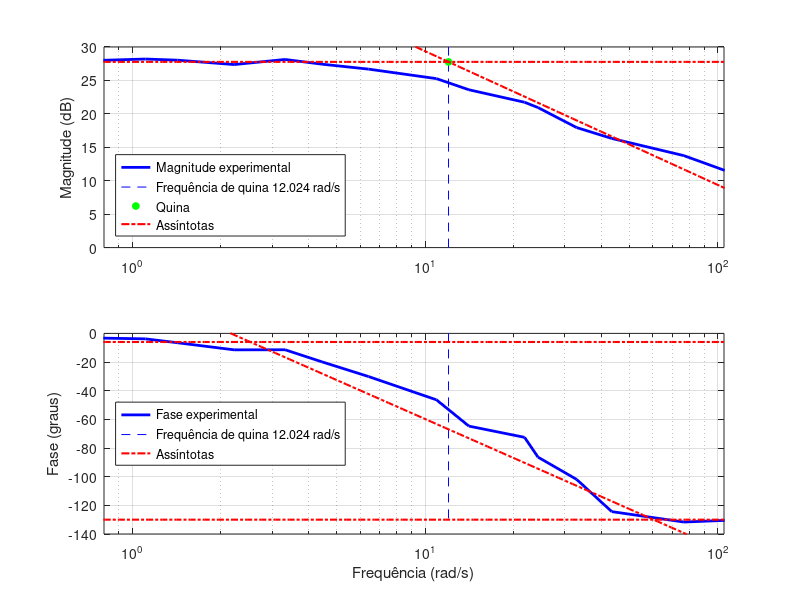

Here is the MATLAB script that generated this plot:
close all;
clear all;

M = [3.7 4.87 6.55 7.9 11.14 12.21 15.138 18.34 21.60 23.52 25.51 23.36 25.2 25.7 24.97 26.00];
freqs = [25 17.5 10 7.5 6 5 3.5 2.5 1.5 1 0.75 0.5 0.35 0.25 0.175 0.1] * 2 * pi;
dt = [0.0210 0.030 0.05 0.054 0.062 0.0579 0.08 0.0740 0.082 0.078 0.06 0.09 0.08 0.06 0.077 0.009]/(2*pi);
freqsReais = [17.25 12.19 6.91 5.24 3.87 3.48 2.247 1.74 1.02 0.707 0.529 0.3544 0.227 0.1762 0.1137 0.07 ]*(2*pi);
G = 20*log10(M);
fase =(dt.*freqsReais)*360;

#freqQuina = 21.685;
freqQuina = 12.024;
magK =27.7711526;

freq_asint_m = logspace(log10(min(freqsReais)), log10(max(freqsReais)), 100);
mag_asint_low = magK * ones(size(freq_asint_m));  % Assíntota reta
mag_asint_high = magK - 20 * (log10(freq_asint_m) - log10(freqQuina));  % Assíntota do primeiro polo (trocar descrescimento/década caso for utilizar superamortecido)

fase_asint_low = -6*ones(size(freq_asint_m));  % Assíntota de baixa frequência (-3 graus)
fase_asint_high = -130 * ones(size(freq_asint_m));  % Assíntota de alta frequência (-130 graus)
fase_asint_mid = -90 * (log10(freq_asint_m) - log10(2.1685)); % Assintota do meio

subplot(2,1,1);
semilogx(freqsReais, G,'b', 'LineWidth', 2);
hold on;
plot([freqQuina,freqQuina],[0 30], 'b--');
semilogx(freqQuina,magK, 'go', 'MarkerSize', 5, 'MarkerFaceColor', 'g');
semilogx(freq_asint_m, mag_asint_low, 'r-.', 'LineWidth', 1.5);
semilogx(freq_asint_m, mag_asint_high, 'r-.', 'LineWidth', 1.5);
hold off;
% xlabel("Frequência (rad/s)");
ylabel("Magnitude (dB)");
grid on
xlim([.8 105])
ylim([0 30]);
legend("Magnitude experimental", "Frequência de quina 12.024 rad/s", "Quina" , "Assíntotas");
legend("Location", "southwest");

##ax=
subplot(2,1,2);
semilogx(freqsReais,-fase,'b', 'LineWidth', 2);
hold on;
##semilogx(freqQuina,-90, 'go', 'MarkerSize', 5, 'MarkerFaceColor', 'g');
plot([freqQuina,freqQuina],[0 -130], 'b--');
semilogx(freq_asint_m, fase_asint_low, 'r-.', 'LineWidth', 1.5);  % Assíntota de baixa frequência
semilogx(freq_asint_m, fase_asint_high, 'r-.', 'LineWidth', 1.5);  % Assíntota de alta frequência
semilogx(freq_asint_m, fase_asint_mid, 'r-.', 'LineWidth', 1.5);
hold off;
xlabel("Frequência (rad/s)");
ylabel("Fase (graus)");
grid on;
xlim([.8 105]);
ylim([-140 0]);
##axis([.8 105 0 -150]);
legend("Fase experimental", "Frequência de quina 12.024 rad/s" , "Assíntotas");
legend("Location", "west");
##set(ax, "xlimmode", "manual");
##set(ax, "xlim", [.8 105]);
##set(ax, "ylimmode", "manual");
##set(ax, "ylim", [-150 0]);
#27,7711526 db na assintota k

#24,46569909 de ganho na assintota k

